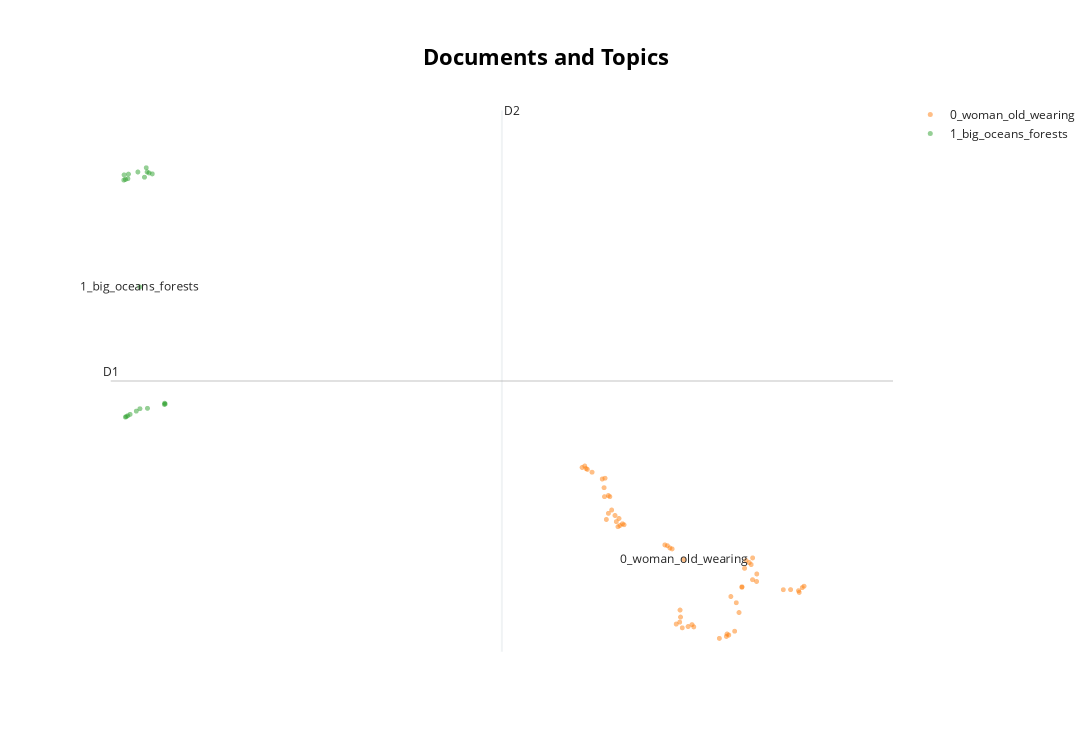

Write notebook code for a chart like this one.
### Code cell
topic_model.visualize_documents(docs_story)

### Figure 1 — Plotly figure (JSON) as saved in the notebook; plotly's stock layout.template omitted (floating-point values rounded to 4 significant figures)
{"data": [{"hoverinfo": "text", "hovertext": [null], "marker": {"color": "#CFD8DC", "opacity": 0.5, "size": 5}, "mode": "markers+text", "name": "other", "showlegend": false, "type": "scattergl", "x": [null], "y": [null]}, {"hoverinfo": "text", "hovertext": ["nice grandma in the car in the forest", "jungle trees plants", "old woman hiking on giant map of USA, hyper realistic style", "tiny old woman in the huge forest", "hiking boots next to slippers, photo realistic", "grandma in the car in the forest eating a hamburger", "grandma in the car in the forest eating a hamburger birds", "a 90 year old old woman wearing a flower dress and glasses and a man wearing a blue jeans and a red shirt, green forrest and mountains in the background, sunny weather, picture in the style of a vincent van gogh painting", "huge forest", "grandma in the car at night", "old woman hiking on giant map of USA", "many trees plants landscape", "tiny old woman huge forest", "tiny nice grandma in the car in the huge forest", "old woman in hiking gear", "an old woman wearing a flower dress and glasses standing in a big forrest next to one tree and looking up, an adult man standing next to the old woman and also looking up, a lake blurry in the background, suny weather", "hiking boots next to bed, photo realistic", "old woman and young man together next to each other", "old woman in hiking gear on old photo", "old woman and man in hiking gear on old photo", "jungle many trees plants", "a 90 year old old woman wearing a flower dress and glasses, green forrest and mountains in the background, sunny weather, picture in the style of a vincent van gogh painting", "grandma in the car in the mountains eating a sandwich", "a 90 year old old woman wearing a flower dress and glasses and a man wearing a blue jeans and a red shirt, green forrest and mountains in the background, sunny weather, vincent van gogh style", "hiking boots standing next to tea table, hyper realistic style", "grandma in the car in the mountains", "two persons, old woman and young man", "Old woman and middle aged man hiking together through nature, holding hands", "red forrest in the usa with big trees, a grandma standing next to one tree an looking up, an adult man standing next to the old woman and also looking up", "many trees plants landscape friendly old woman", "two persons in the picture, an old woman wearing a flower dress and glasses standing next to an adult man wearing a blue jeans and a shirt, a lake blurry in the background, suny weather", "a 90 year old old woman wearing a flower dress and glasses and a man wearing a blue jeans and a red shirt, green forrest and mountains in the background, sunny weather,painting in the style of monet", "Old woman smiling happy in nature", "an old woman wearing a flower dress and glasses, a young man wearing a blue jeans and a shirt, a lake blurry in the background, sunny weather, blue sky, trees in the background", "a 90 year old old woman wearing a flower dress and glasses, a man wearing a blue jeans and a shirt, green forrest and mountains in the background, sunny weather", "grandma in the car in the forest eating a sandwich", "a group of people standing in a forrest, a lake blurry in the background, sunny weather", "an old woman wearing a flower dress and glasses, a man wearing a blue jeans and a shirt, a lake blurry in the background, sunny weather", "Old woman smiling happy with grandson on her side", "an old woman wearing a flower dress and glasses, a man wearing a blue jeans and a shirt, a lake blurry in the background, sunny weather, blue sky, trees in the background", "jungle", "an old woman wearing a flower dress and glasses standing next to an adult man wearing a blue jeans and a shirt, a lake blurry in the background, suny weather", "hiking boots standing in old persons home, hyper realistic style", "old woman and man in hiking gear on old photo", "Old woman smiling happy in nature with grandson on her side", "an old woman wearing a flower dress and glasses standing next to a man wearing a blue jeans and a shirt, a lake blurry in the background, sunny weather", "grandma in the forest birds", "grandmother and grandson smiling", "grandma in the car in the forest birds", "map of the USA", "collection of photos", "hiking boots standing next to tea table", "jungle many trees plants landscape", "old woman looking at map of the USA", "man and woman portrait", "Old woman and young man hiking together through nature, holding hands", "many trees plants landscape old woman", null], "marker": {"opacity": 0.5, "size": 5}, "mode": "markers+text", "name": "0_woman_old_wearing", "text": ["", "", "", "", "", "", "", "", "", "", "", "", "", "", "", "", "", "", "", "", "", "", "", "", "", "", "", "", "", "", "", "", "", "", "", "", "", "", "", "", "", "", "", "", "", "", "", "", "", "", "", "", "", "", "", "", "", "0_woman_old_wearing"], "textfont": {"size": 12}, "type": "scattergl", "x": [8.997, 8.504, 12.29, 9.075, 13.37, 9.222, 9.283, 11.74, 8.945, 9.305, 12.25, 8.67, 9.042, 9.116, 12.14, 10.67, 13.19, 11.83, 12.42, 12.41, 8.534, 11.73, 9.397, 11.78, 13.45, 9.261, 11.95, 12.08, 8.954, 8.965, 10.67, 11.91, 10.38, 10.99, 11.57, 9.362, 10.68, 10.86, 10.44, 10.94, 8.444, 10.72, 13.38, 12.32, 10.49, 10.59, 9.042, 10.33, 9.193, 12.32, 13.02, 13.49, 8.563, 12.17, 12.01, 12.08, 8.902, 10.76], "y": [1.163, 3.245, -0.5923, 2.052, -1.61, 1.079, 1.203, -3.298, 2.401, 0.928, -0.5148, 3.004, 2.096, 1.53, -0.7403, -2.365, -1.569, -1.837, -0.9588, -1.252, 3.147, -3.392, 0.9582, -3.338, -1.491, 0.8832, -2.08, -1.478, 2.052, 2.77, -2.834, -3.188, 0.1424, -3.019, -3.467, 0.9957, -2.638, -3.006, 0.05378, -2.932, 3.189, -3.057, -1.677, -1.181, 0.01766, -2.911, 1.401, 0.173, 1.319, -0.3339, -1.572, -1.436, 3.114, -0.4355, -2.461, -1.457, 2.738, -0.3942]}, {"hoverinfo": "text", "hovertext": ["an old lady siting on the shoulder of a boy, the whole world is surrounding them. Like a spider net. Mountains, volcanos, oceans, forests are all connected. It is their universe. No one else but the mix of the Mother Nature.", "hands, Mountains, volcanos, oceans, forests, deserts.", "surreal from the bird view. there are big hands, one big old hand and one small child hand, which are holding together. the whole big world is surrounding them. they are tiny in the middle. Mountains, volcanos, oceans, forests, deserts are all connected. It is their universe. No one else but the mix of the Mother Nature. make the result more realistic.", "surreal. two people, one is an old person and one is a kid. they have a car, the whole big world is surrounding them. they are tiny in the middle. Mountains, volcanos, oceans, forests, deserts are all connected. It is their universe. No one else but the mix of the Mother Nature. make the result more realistic.", "surreal from the bird view. there are one old hand and one young hand, which are holding together. the whole big world is surrounding them. they are tiny in the middle. Mountains, volcanos, oceans, forests, deserts are all connected. It is their universe. No one else but the mix of the Mother Nature. make the result more realistic.", "an old lady siting on the shoulder of a boy, they have the whole world surrounding them. Like a spider net. Mountains, volcanos, oceans, forests are all connected. It is their universe. No one else but the mix of the Mother Nature.", "surreal from the bird view. two people, one is an old person and one is a kid. they have a car, the whole big world is surrounding them. they are tiny in the middle. Mountains, volcanos, oceans, forests, deserts are all connected. It is their universe. No one else but the mix of the Mother Nature. make the result more realistic.", "surreal. an old person and a kid with a car, the whole big world is surrounding them. they are tiny in the middle. Mountains, volcanos, oceans, forests, deserts are all connected. It is their universe. No one else but the mix of the Mother Nature.", "hands, Mountains, volcanos, oceans, forests, deserts, all mixed together.", "surreal from the bird view. there are big hands, one big old hand and one small child hand, which are holding together. the whole big world is surrounding them. they are tiny in the middle. Mountains, volcanos, oceans, forests, deserts are all connected. It is their universe. No one else but the mix of the Mother Nature. be creative.", "hands, Mountains, volcanos, oceans, forests, deserts, all mixed together.", "surreal from the bird view. there are big hands, one big old hand and one small child hand, which are holding together. the whole big world is surrounding them. they are tiny in the middle. Mountains, volcanos, oceans, forests, deserts are all connected. It is their universe. No one else but the mix of the Mother Nature. be creative.", "surreal. an old lady is siting on the shoulder of a boy, the whole world is surrounding them. Like a spider net. Mountains, volcanos, oceans, forests are all connected. It is their universe. No one else but the mix of the Mother Nature.", "surreal from the bird view. there are big hands, one old hand and one young hand, which are holding together. the whole big world is surrounding them. they are tiny in the middle. Mountains, volcanos, oceans, forests, deserts are all connected. It is their universe. No one else but the mix of the Mother Nature. make the result more realistic.", "surreal from the bird view. there are big hands, one giant old hand and one tiny child hand. the whole big world is surrounding them. they are tiny in the middle. Mountains, volcanos, oceans, forests, deserts are all connected. It is their universe. No one else but the mix of the Mother Nature. be creative.", "surreal. an old person and a kid with a car, the whole big world is surrounding them. they are tiny in the middle. Mountains, volcanos, oceans, forests are all connected. It is their universe. No one else but the mix of the Mother Nature.", "surreal. an old lady is siting on the shoulder of a boy, the whole big world is surrounding them. they are tiny in the middle. Mountains, volcanos, oceans, forests are all connected. It is their universe. No one else but the mix of the Mother Nature.", "surreal. an old person and a kid with a car, the whole big world is surrounding them. they are tiny in the middle. Mountains, volcanos, oceans, forests, deserts are all connected. It is their universe. No one else but the mix of the Mother Nature. make the result more realistic.", "surreal. an old lady is siting on the shoulder of a boy, the whole big world is surrounding them. they are tiny in the middle. It is Like a spider net. Mountains, volcanos, oceans, forests are all connected. It is their universe. No one else but the mix of the Mother Nature.", "surreal from the bird view. there are big hands, one big old hand and one small child hand. the whole big world is surrounding them. they are tiny in the middle. Mountains, volcanos, oceans, forests, deserts are all connected. It is their universe. No one else but the mix of the Mother Nature. be creative.", "surreal. an old person and a kid with a car, the whole big world is surrounding them. they are tiny in the middle. Mountains, volcanos, oceans, forests, deserts are all connected. It is their universe. No one else but the mix of the Mother Nature. make the result more realistic.", null], "marker": {"opacity": 0.5, "size": 5}, "mode": "markers+text", "name": "1_big_oceans_forests", "text": ["", "", "", "", "", "", "", "", "", "", "", "", "", "", "", "", "", "", "", "", "", "1_big_oceans_forests"], "textfont": {"size": 12}, "type": "scattergl", "x": [-1.877, -1.061, -1.699, -1.41, -1.617, -1.976, -1.336, -1.513, -1.04, -1.841, -1.054, -1.927, -1.946, -1.445, -1.947, -1.663, -1.983, -1.473, -1.89, -1.895, -1.453, -1.621], "y": [14.61, 5.644, 5.382, 14.66, 5.476, 14.58, 14.62, 14.49, 5.66, 5.256, 5.691, 5.166, 14.4, 5.492, 5.152, 14.69, 14.38, 14.86, 14.43, 5.203, 14.7, 10.22]}], "layout": {"annotations": [{"showarrow": false, "text": "D1", "x": -2.281, "y": 6.551, "yshift": 10}, {"showarrow": false, "text": "D2", "x": 6.619, "xshift": 10, "y": 17.09}], "height": 750, "shapes": [{"line": {"color": "#CFD8DC", "width": 2}, "type": "line", "x0": 6.619, "x1": 6.619, "y0": -3.987, "y1": 17.09}, {"line": {"color": "#9E9E9E", "width": 2}, "type": "line", "x0": -2.281, "x1": 15.52, "y0": 6.551, "y1": 6.551}], "title": {"font": {"color": "Black", "size": 22}, "text": "<b>Documents and Topics</b>", "x": 0.5, "xanchor": "center", "yanchor": "top"}, "width": 1200, "xaxis": {"autorange": true, "range": [-2.972, 15.54], "visible": false}, "yaxis": {"autorange": true, "range": [-4.696, 17.46], "visible": false}}}
